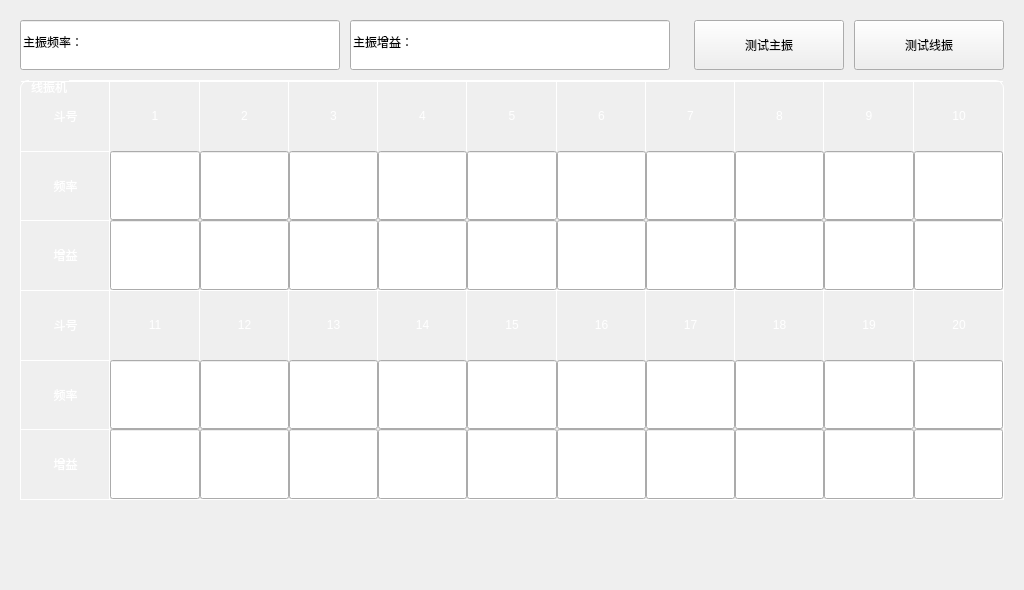
<?xml version="1.0" encoding="UTF-8"?>
<ui version="4.0">
 <class>FormMenuHSetPL</class>
 <widget class="QWidget" name="FormMenuHSetPL">
  <property name="geometry">
   <rect>
    <x>0</x>
    <y>0</y>
    <width>1024</width>
    <height>590</height>
   </rect>
  </property>
  <property name="windowTitle">
   <string>FormMenuHSetPL</string>
  </property>
  <widget class="QImageLineEdit" name="zz_pl">
   <property name="geometry">
    <rect>
     <x>20</x>
     <y>20</y>
     <width>320</width>
     <height>50</height>
    </rect>
   </property>
   <property name="whatsThis">
    <string>主振频率：?</string>
   </property>
   <property name="text">
    <string>主振频率：</string>
   </property>
  </widget>
  <widget class="QGroupBox" name="groupBox">
   <property name="geometry">
    <rect>
     <x>20</x>
     <y>80</y>
     <width>984</width>
     <height>420</height>
    </rect>
   </property>
   <property name="styleSheet">
    <string notr="true">QGroupBox {
color: white;
border: 1px solid white;
border-top-left-radius:8px;
border-top-right-radius:8px;
margin-top: 0.5em;
padding-top: 0.6em;
}
QGroupBox::title {
subcontrol-origin: margin;
left: 9px;
}</string>
   </property>
   <property name="title">
    <string>线振机</string>
   </property>
   <layout class="QVBoxLayout" name="verticalLayout">
    <property name="spacing">
     <number>0</number>
    </property>
    <property name="leftMargin">
     <number>0</number>
    </property>
    <property name="topMargin">
     <number>0</number>
    </property>
    <property name="rightMargin">
     <number>0</number>
    </property>
    <property name="bottomMargin">
     <number>0</number>
    </property>
    <item>
     <widget class="QWidget" name="widget" native="true">
      <property name="styleSheet">
       <string notr="true">QLabel, QPushButton {
border-top: 1px solid white;
border-right: 1px solid white;
color: white;
}</string>
      </property>
      <layout class="QGridLayout" name="gridLayout">
       <property name="leftMargin">
        <number>0</number>
       </property>
       <property name="topMargin">
        <number>0</number>
       </property>
       <property name="rightMargin">
        <number>0</number>
       </property>
       <property name="bottomMargin">
        <number>0</number>
       </property>
       <property name="spacing">
        <number>0</number>
       </property>
       <item row="4" column="10">
        <widget class="QLineEdit" name="xz_pl_20">
         <property name="sizePolicy">
          <sizepolicy hsizetype="Ignored" vsizetype="Preferred">
           <horstretch>0</horstretch>
           <verstretch>0</verstretch>
          </sizepolicy>
         </property>
         <property name="alignment">
          <set>Qt::AlignCenter</set>
         </property>
        </widget>
       </item>
       <item row="4" column="3">
        <widget class="QLineEdit" name="xz_pl_13">
         <property name="sizePolicy">
          <sizepolicy hsizetype="Ignored" vsizetype="Preferred">
           <horstretch>0</horstretch>
           <verstretch>0</verstretch>
          </sizepolicy>
         </property>
         <property name="alignment">
          <set>Qt::AlignCenter</set>
         </property>
        </widget>
       </item>
       <item row="1" column="5">
        <widget class="QLineEdit" name="xz_pl_5">
         <property name="sizePolicy">
          <sizepolicy hsizetype="Ignored" vsizetype="Preferred">
           <horstretch>0</horstretch>
           <verstretch>0</verstretch>
          </sizepolicy>
         </property>
         <property name="alignment">
          <set>Qt::AlignCenter</set>
         </property>
        </widget>
       </item>
       <item row="1" column="2">
        <widget class="QLineEdit" name="xz_pl_2">
         <property name="sizePolicy">
          <sizepolicy hsizetype="Ignored" vsizetype="Preferred">
           <horstretch>0</horstretch>
           <verstretch>0</verstretch>
          </sizepolicy>
         </property>
         <property name="alignment">
          <set>Qt::AlignCenter</set>
         </property>
        </widget>
       </item>
       <item row="4" column="1">
        <widget class="QLineEdit" name="xz_pl_11">
         <property name="sizePolicy">
          <sizepolicy hsizetype="Ignored" vsizetype="Preferred">
           <horstretch>0</horstretch>
           <verstretch>0</verstretch>
          </sizepolicy>
         </property>
         <property name="alignment">
          <set>Qt::AlignCenter</set>
         </property>
        </widget>
       </item>
       <item row="4" column="5">
        <widget class="QLineEdit" name="xz_pl_15">
         <property name="sizePolicy">
          <sizepolicy hsizetype="Ignored" vsizetype="Preferred">
           <horstretch>0</horstretch>
           <verstretch>0</verstretch>
          </sizepolicy>
         </property>
         <property name="alignment">
          <set>Qt::AlignCenter</set>
         </property>
        </widget>
       </item>
       <item row="1" column="7">
        <widget class="QLineEdit" name="xz_pl_7">
         <property name="sizePolicy">
          <sizepolicy hsizetype="Ignored" vsizetype="Preferred">
           <horstretch>0</horstretch>
           <verstretch>0</verstretch>
          </sizepolicy>
         </property>
         <property name="alignment">
          <set>Qt::AlignCenter</set>
         </property>
        </widget>
       </item>
       <item row="4" column="7">
        <widget class="QLineEdit" name="xz_pl_17">
         <property name="sizePolicy">
          <sizepolicy hsizetype="Ignored" vsizetype="Preferred">
           <horstretch>0</horstretch>
           <verstretch>0</verstretch>
          </sizepolicy>
         </property>
         <property name="alignment">
          <set>Qt::AlignCenter</set>
         </property>
        </widget>
       </item>
       <item row="4" column="9">
        <widget class="QLineEdit" name="xz_pl_19">
         <property name="sizePolicy">
          <sizepolicy hsizetype="Ignored" vsizetype="Preferred">
           <horstretch>0</horstretch>
           <verstretch>0</verstretch>
          </sizepolicy>
         </property>
         <property name="alignment">
          <set>Qt::AlignCenter</set>
         </property>
        </widget>
       </item>
       <item row="1" column="8">
        <widget class="QLineEdit" name="xz_pl_8">
         <property name="sizePolicy">
          <sizepolicy hsizetype="Ignored" vsizetype="Preferred">
           <horstretch>0</horstretch>
           <verstretch>0</verstretch>
          </sizepolicy>
         </property>
         <property name="alignment">
          <set>Qt::AlignCenter</set>
         </property>
        </widget>
       </item>
       <item row="1" column="4">
        <widget class="QLineEdit" name="xz_pl_4">
         <property name="sizePolicy">
          <sizepolicy hsizetype="Ignored" vsizetype="Preferred">
           <horstretch>0</horstretch>
           <verstretch>0</verstretch>
          </sizepolicy>
         </property>
         <property name="alignment">
          <set>Qt::AlignCenter</set>
         </property>
        </widget>
       </item>
       <item row="1" column="10">
        <widget class="QLineEdit" name="xz_pl_10">
         <property name="sizePolicy">
          <sizepolicy hsizetype="Ignored" vsizetype="Preferred">
           <horstretch>0</horstretch>
           <verstretch>0</verstretch>
          </sizepolicy>
         </property>
         <property name="alignment">
          <set>Qt::AlignCenter</set>
         </property>
        </widget>
       </item>
       <item row="1" column="6">
        <widget class="QLineEdit" name="xz_pl_6">
         <property name="sizePolicy">
          <sizepolicy hsizetype="Ignored" vsizetype="Preferred">
           <horstretch>0</horstretch>
           <verstretch>0</verstretch>
          </sizepolicy>
         </property>
         <property name="alignment">
          <set>Qt::AlignCenter</set>
         </property>
        </widget>
       </item>
       <item row="4" column="4">
        <widget class="QLineEdit" name="xz_pl_14">
         <property name="sizePolicy">
          <sizepolicy hsizetype="Ignored" vsizetype="Preferred">
           <horstretch>0</horstretch>
           <verstretch>0</verstretch>
          </sizepolicy>
         </property>
         <property name="alignment">
          <set>Qt::AlignCenter</set>
         </property>
        </widget>
       </item>
       <item row="1" column="9">
        <widget class="QLineEdit" name="xz_pl_9">
         <property name="sizePolicy">
          <sizepolicy hsizetype="Ignored" vsizetype="Preferred">
           <horstretch>0</horstretch>
           <verstretch>0</verstretch>
          </sizepolicy>
         </property>
         <property name="alignment">
          <set>Qt::AlignCenter</set>
         </property>
        </widget>
       </item>
       <item row="4" column="8">
        <widget class="QLineEdit" name="xz_pl_18">
         <property name="sizePolicy">
          <sizepolicy hsizetype="Ignored" vsizetype="Preferred">
           <horstretch>0</horstretch>
           <verstretch>0</verstretch>
          </sizepolicy>
         </property>
         <property name="alignment">
          <set>Qt::AlignCenter</set>
         </property>
        </widget>
       </item>
       <item row="4" column="6">
        <widget class="QLineEdit" name="xz_pl_16">
         <property name="sizePolicy">
          <sizepolicy hsizetype="Ignored" vsizetype="Preferred">
           <horstretch>0</horstretch>
           <verstretch>0</verstretch>
          </sizepolicy>
         </property>
         <property name="alignment">
          <set>Qt::AlignCenter</set>
         </property>
        </widget>
       </item>
       <item row="1" column="1">
        <widget class="QLineEdit" name="xz_pl_1">
         <property name="sizePolicy">
          <sizepolicy hsizetype="Ignored" vsizetype="Preferred">
           <horstretch>0</horstretch>
           <verstretch>0</verstretch>
          </sizepolicy>
         </property>
         <property name="alignment">
          <set>Qt::AlignCenter</set>
         </property>
        </widget>
       </item>
       <item row="4" column="2">
        <widget class="QLineEdit" name="xz_pl_12">
         <property name="sizePolicy">
          <sizepolicy hsizetype="Ignored" vsizetype="Preferred">
           <horstretch>0</horstretch>
           <verstretch>0</verstretch>
          </sizepolicy>
         </property>
         <property name="alignment">
          <set>Qt::AlignCenter</set>
         </property>
        </widget>
       </item>
       <item row="1" column="3">
        <widget class="QLineEdit" name="xz_pl_3">
         <property name="sizePolicy">
          <sizepolicy hsizetype="Ignored" vsizetype="Preferred">
           <horstretch>0</horstretch>
           <verstretch>0</verstretch>
          </sizepolicy>
         </property>
         <property name="alignment">
          <set>Qt::AlignCenter</set>
         </property>
        </widget>
       </item>
       <item row="2" column="1">
        <widget class="QLineEdit" name="xz_zy_1">
         <property name="sizePolicy">
          <sizepolicy hsizetype="Ignored" vsizetype="Preferred">
           <horstretch>0</horstretch>
           <verstretch>0</verstretch>
          </sizepolicy>
         </property>
         <property name="alignment">
          <set>Qt::AlignCenter</set>
         </property>
        </widget>
       </item>
       <item row="2" column="2">
        <widget class="QLineEdit" name="xz_zy_2">
         <property name="sizePolicy">
          <sizepolicy hsizetype="Ignored" vsizetype="Preferred">
           <horstretch>0</horstretch>
           <verstretch>0</verstretch>
          </sizepolicy>
         </property>
         <property name="alignment">
          <set>Qt::AlignCenter</set>
         </property>
        </widget>
       </item>
       <item row="2" column="3">
        <widget class="QLineEdit" name="xz_zy_3">
         <property name="sizePolicy">
          <sizepolicy hsizetype="Ignored" vsizetype="Preferred">
           <horstretch>0</horstretch>
           <verstretch>0</verstretch>
          </sizepolicy>
         </property>
         <property name="alignment">
          <set>Qt::AlignCenter</set>
         </property>
        </widget>
       </item>
       <item row="2" column="4">
        <widget class="QLineEdit" name="xz_zy_4">
         <property name="sizePolicy">
          <sizepolicy hsizetype="Ignored" vsizetype="Preferred">
           <horstretch>0</horstretch>
           <verstretch>0</verstretch>
          </sizepolicy>
         </property>
         <property name="alignment">
          <set>Qt::AlignCenter</set>
         </property>
        </widget>
       </item>
       <item row="2" column="5">
        <widget class="QLineEdit" name="xz_zy_5">
         <property name="sizePolicy">
          <sizepolicy hsizetype="Ignored" vsizetype="Preferred">
           <horstretch>0</horstretch>
           <verstretch>0</verstretch>
          </sizepolicy>
         </property>
         <property name="alignment">
          <set>Qt::AlignCenter</set>
         </property>
        </widget>
       </item>
       <item row="2" column="6">
        <widget class="QLineEdit" name="xz_zy_6">
         <property name="sizePolicy">
          <sizepolicy hsizetype="Ignored" vsizetype="Preferred">
           <horstretch>0</horstretch>
           <verstretch>0</verstretch>
          </sizepolicy>
         </property>
         <property name="alignment">
          <set>Qt::AlignCenter</set>
         </property>
        </widget>
       </item>
       <item row="2" column="7">
        <widget class="QLineEdit" name="xz_zy_7">
         <property name="sizePolicy">
          <sizepolicy hsizetype="Ignored" vsizetype="Preferred">
           <horstretch>0</horstretch>
           <verstretch>0</verstretch>
          </sizepolicy>
         </property>
         <property name="alignment">
          <set>Qt::AlignCenter</set>
         </property>
        </widget>
       </item>
       <item row="2" column="8">
        <widget class="QLineEdit" name="xz_zy_8">
         <property name="sizePolicy">
          <sizepolicy hsizetype="Ignored" vsizetype="Preferred">
           <horstretch>0</horstretch>
           <verstretch>0</verstretch>
          </sizepolicy>
         </property>
         <property name="alignment">
          <set>Qt::AlignCenter</set>
         </property>
        </widget>
       </item>
       <item row="2" column="9">
        <widget class="QLineEdit" name="xz_zy_9">
         <property name="sizePolicy">
          <sizepolicy hsizetype="Ignored" vsizetype="Preferred">
           <horstretch>0</horstretch>
           <verstretch>0</verstretch>
          </sizepolicy>
         </property>
         <property name="alignment">
          <set>Qt::AlignCenter</set>
         </property>
        </widget>
       </item>
       <item row="2" column="10">
        <widget class="QLineEdit" name="xz_zy_10">
         <property name="sizePolicy">
          <sizepolicy hsizetype="Ignored" vsizetype="Preferred">
           <horstretch>0</horstretch>
           <verstretch>0</verstretch>
          </sizepolicy>
         </property>
         <property name="alignment">
          <set>Qt::AlignCenter</set>
         </property>
        </widget>
       </item>
       <item row="5" column="1">
        <widget class="QLineEdit" name="xz_zy_11">
         <property name="sizePolicy">
          <sizepolicy hsizetype="Ignored" vsizetype="Preferred">
           <horstretch>0</horstretch>
           <verstretch>0</verstretch>
          </sizepolicy>
         </property>
         <property name="alignment">
          <set>Qt::AlignCenter</set>
         </property>
        </widget>
       </item>
       <item row="5" column="2">
        <widget class="QLineEdit" name="xz_zy_12">
         <property name="sizePolicy">
          <sizepolicy hsizetype="Ignored" vsizetype="Preferred">
           <horstretch>0</horstretch>
           <verstretch>0</verstretch>
          </sizepolicy>
         </property>
         <property name="alignment">
          <set>Qt::AlignCenter</set>
         </property>
        </widget>
       </item>
       <item row="5" column="3">
        <widget class="QLineEdit" name="xz_zy_13">
         <property name="sizePolicy">
          <sizepolicy hsizetype="Ignored" vsizetype="Preferred">
           <horstretch>0</horstretch>
           <verstretch>0</verstretch>
          </sizepolicy>
         </property>
         <property name="alignment">
          <set>Qt::AlignCenter</set>
         </property>
        </widget>
       </item>
       <item row="5" column="4">
        <widget class="QLineEdit" name="xz_zy_14">
         <property name="sizePolicy">
          <sizepolicy hsizetype="Ignored" vsizetype="Preferred">
           <horstretch>0</horstretch>
           <verstretch>0</verstretch>
          </sizepolicy>
         </property>
         <property name="alignment">
          <set>Qt::AlignCenter</set>
         </property>
        </widget>
       </item>
       <item row="5" column="5">
        <widget class="QLineEdit" name="xz_zy_15">
         <property name="sizePolicy">
          <sizepolicy hsizetype="Ignored" vsizetype="Preferred">
           <horstretch>0</horstretch>
           <verstretch>0</verstretch>
          </sizepolicy>
         </property>
         <property name="alignment">
          <set>Qt::AlignCenter</set>
         </property>
        </widget>
       </item>
       <item row="5" column="6">
        <widget class="QLineEdit" name="xz_zy_16">
         <property name="sizePolicy">
          <sizepolicy hsizetype="Ignored" vsizetype="Preferred">
           <horstretch>0</horstretch>
           <verstretch>0</verstretch>
          </sizepolicy>
         </property>
         <property name="alignment">
          <set>Qt::AlignCenter</set>
         </property>
        </widget>
       </item>
       <item row="5" column="7">
        <widget class="QLineEdit" name="xz_zy_17">
         <property name="sizePolicy">
          <sizepolicy hsizetype="Ignored" vsizetype="Preferred">
           <horstretch>0</horstretch>
           <verstretch>0</verstretch>
          </sizepolicy>
         </property>
         <property name="alignment">
          <set>Qt::AlignCenter</set>
         </property>
        </widget>
       </item>
       <item row="5" column="8">
        <widget class="QLineEdit" name="xz_zy_18">
         <property name="sizePolicy">
          <sizepolicy hsizetype="Ignored" vsizetype="Preferred">
           <horstretch>0</horstretch>
           <verstretch>0</verstretch>
          </sizepolicy>
         </property>
         <property name="alignment">
          <set>Qt::AlignCenter</set>
         </property>
        </widget>
       </item>
       <item row="5" column="9">
        <widget class="QLineEdit" name="xz_zy_19">
         <property name="sizePolicy">
          <sizepolicy hsizetype="Ignored" vsizetype="Preferred">
           <horstretch>0</horstretch>
           <verstretch>0</verstretch>
          </sizepolicy>
         </property>
         <property name="alignment">
          <set>Qt::AlignCenter</set>
         </property>
        </widget>
       </item>
       <item row="5" column="10">
        <widget class="QLineEdit" name="xz_zy_20">
         <property name="sizePolicy">
          <sizepolicy hsizetype="Ignored" vsizetype="Preferred">
           <horstretch>0</horstretch>
           <verstretch>0</verstretch>
          </sizepolicy>
         </property>
         <property name="alignment">
          <set>Qt::AlignCenter</set>
         </property>
        </widget>
       </item>
       <item row="0" column="1">
        <widget class="QPushButton" name="dn_1">
         <property name="sizePolicy">
          <sizepolicy hsizetype="Preferred" vsizetype="Preferred">
           <horstretch>0</horstretch>
           <verstretch>0</verstretch>
          </sizepolicy>
         </property>
         <property name="text">
          <string>1</string>
         </property>
         <property name="checkable">
          <bool>true</bool>
         </property>
        </widget>
       </item>
       <item row="0" column="2">
        <widget class="QPushButton" name="dn_2">
         <property name="sizePolicy">
          <sizepolicy hsizetype="Preferred" vsizetype="Preferred">
           <horstretch>0</horstretch>
           <verstretch>0</verstretch>
          </sizepolicy>
         </property>
         <property name="text">
          <string>2</string>
         </property>
         <property name="checkable">
          <bool>true</bool>
         </property>
        </widget>
       </item>
       <item row="0" column="3">
        <widget class="QPushButton" name="dn_3">
         <property name="sizePolicy">
          <sizepolicy hsizetype="Preferred" vsizetype="Preferred">
           <horstretch>0</horstretch>
           <verstretch>0</verstretch>
          </sizepolicy>
         </property>
         <property name="text">
          <string>3</string>
         </property>
         <property name="checkable">
          <bool>true</bool>
         </property>
        </widget>
       </item>
       <item row="0" column="4">
        <widget class="QPushButton" name="dn_4">
         <property name="sizePolicy">
          <sizepolicy hsizetype="Preferred" vsizetype="Preferred">
           <horstretch>0</horstretch>
           <verstretch>0</verstretch>
          </sizepolicy>
         </property>
         <property name="text">
          <string>4</string>
         </property>
         <property name="checkable">
          <bool>true</bool>
         </property>
        </widget>
       </item>
       <item row="0" column="5">
        <widget class="QPushButton" name="dn_5">
         <property name="sizePolicy">
          <sizepolicy hsizetype="Preferred" vsizetype="Preferred">
           <horstretch>0</horstretch>
           <verstretch>0</verstretch>
          </sizepolicy>
         </property>
         <property name="text">
          <string>5</string>
         </property>
         <property name="checkable">
          <bool>true</bool>
         </property>
        </widget>
       </item>
       <item row="0" column="6">
        <widget class="QPushButton" name="dn_6">
         <property name="sizePolicy">
          <sizepolicy hsizetype="Preferred" vsizetype="Preferred">
           <horstretch>0</horstretch>
           <verstretch>0</verstretch>
          </sizepolicy>
         </property>
         <property name="text">
          <string>6</string>
         </property>
         <property name="checkable">
          <bool>true</bool>
         </property>
        </widget>
       </item>
       <item row="0" column="7">
        <widget class="QPushButton" name="dn_7">
         <property name="sizePolicy">
          <sizepolicy hsizetype="Preferred" vsizetype="Preferred">
           <horstretch>0</horstretch>
           <verstretch>0</verstretch>
          </sizepolicy>
         </property>
         <property name="text">
          <string>7</string>
         </property>
         <property name="checkable">
          <bool>true</bool>
         </property>
        </widget>
       </item>
       <item row="0" column="8">
        <widget class="QPushButton" name="dn_8">
         <property name="sizePolicy">
          <sizepolicy hsizetype="Preferred" vsizetype="Preferred">
           <horstretch>0</horstretch>
           <verstretch>0</verstretch>
          </sizepolicy>
         </property>
         <property name="text">
          <string>8</string>
         </property>
         <property name="checkable">
          <bool>true</bool>
         </property>
        </widget>
       </item>
       <item row="0" column="9">
        <widget class="QPushButton" name="dn_9">
         <property name="sizePolicy">
          <sizepolicy hsizetype="Preferred" vsizetype="Preferred">
           <horstretch>0</horstretch>
           <verstretch>0</verstretch>
          </sizepolicy>
         </property>
         <property name="text">
          <string>9</string>
         </property>
         <property name="checkable">
          <bool>true</bool>
         </property>
        </widget>
       </item>
       <item row="0" column="10">
        <widget class="QPushButton" name="dn_10">
         <property name="sizePolicy">
          <sizepolicy hsizetype="Preferred" vsizetype="Preferred">
           <horstretch>0</horstretch>
           <verstretch>0</verstretch>
          </sizepolicy>
         </property>
         <property name="styleSheet">
          <string notr="true">border-right: 0px;</string>
         </property>
         <property name="text">
          <string>10</string>
         </property>
         <property name="checkable">
          <bool>true</bool>
         </property>
        </widget>
       </item>
       <item row="3" column="1">
        <widget class="QPushButton" name="dn_11">
         <property name="sizePolicy">
          <sizepolicy hsizetype="Preferred" vsizetype="Preferred">
           <horstretch>0</horstretch>
           <verstretch>0</verstretch>
          </sizepolicy>
         </property>
         <property name="text">
          <string>11</string>
         </property>
         <property name="checkable">
          <bool>true</bool>
         </property>
        </widget>
       </item>
       <item row="3" column="2">
        <widget class="QPushButton" name="dn_12">
         <property name="sizePolicy">
          <sizepolicy hsizetype="Preferred" vsizetype="Preferred">
           <horstretch>0</horstretch>
           <verstretch>0</verstretch>
          </sizepolicy>
         </property>
         <property name="text">
          <string>12</string>
         </property>
         <property name="checkable">
          <bool>true</bool>
         </property>
        </widget>
       </item>
       <item row="3" column="3">
        <widget class="QPushButton" name="dn_13">
         <property name="sizePolicy">
          <sizepolicy hsizetype="Preferred" vsizetype="Preferred">
           <horstretch>0</horstretch>
           <verstretch>0</verstretch>
          </sizepolicy>
         </property>
         <property name="text">
          <string>13</string>
         </property>
         <property name="checkable">
          <bool>true</bool>
         </property>
        </widget>
       </item>
       <item row="3" column="4">
        <widget class="QPushButton" name="dn_14">
         <property name="sizePolicy">
          <sizepolicy hsizetype="Preferred" vsizetype="Preferred">
           <horstretch>0</horstretch>
           <verstretch>0</verstretch>
          </sizepolicy>
         </property>
         <property name="text">
          <string>14</string>
         </property>
         <property name="checkable">
          <bool>true</bool>
         </property>
        </widget>
       </item>
       <item row="3" column="5">
        <widget class="QPushButton" name="dn_15">
         <property name="sizePolicy">
          <sizepolicy hsizetype="Preferred" vsizetype="Preferred">
           <horstretch>0</horstretch>
           <verstretch>0</verstretch>
          </sizepolicy>
         </property>
         <property name="text">
          <string>15</string>
         </property>
         <property name="checkable">
          <bool>true</bool>
         </property>
        </widget>
       </item>
       <item row="3" column="6">
        <widget class="QPushButton" name="dn_16">
         <property name="sizePolicy">
          <sizepolicy hsizetype="Preferred" vsizetype="Preferred">
           <horstretch>0</horstretch>
           <verstretch>0</verstretch>
          </sizepolicy>
         </property>
         <property name="text">
          <string>16</string>
         </property>
         <property name="checkable">
          <bool>true</bool>
         </property>
        </widget>
       </item>
       <item row="3" column="7">
        <widget class="QPushButton" name="dn_17">
         <property name="sizePolicy">
          <sizepolicy hsizetype="Preferred" vsizetype="Preferred">
           <horstretch>0</horstretch>
           <verstretch>0</verstretch>
          </sizepolicy>
         </property>
         <property name="text">
          <string>17</string>
         </property>
         <property name="checkable">
          <bool>true</bool>
         </property>
        </widget>
       </item>
       <item row="3" column="8">
        <widget class="QPushButton" name="dn_18">
         <property name="sizePolicy">
          <sizepolicy hsizetype="Preferred" vsizetype="Preferred">
           <horstretch>0</horstretch>
           <verstretch>0</verstretch>
          </sizepolicy>
         </property>
         <property name="text">
          <string>18</string>
         </property>
         <property name="checkable">
          <bool>true</bool>
         </property>
        </widget>
       </item>
       <item row="3" column="9">
        <widget class="QPushButton" name="dn_19">
         <property name="sizePolicy">
          <sizepolicy hsizetype="Preferred" vsizetype="Preferred">
           <horstretch>0</horstretch>
           <verstretch>0</verstretch>
          </sizepolicy>
         </property>
         <property name="text">
          <string>19</string>
         </property>
         <property name="checkable">
          <bool>true</bool>
         </property>
        </widget>
       </item>
       <item row="3" column="10">
        <widget class="QPushButton" name="dn_20">
         <property name="sizePolicy">
          <sizepolicy hsizetype="Preferred" vsizetype="Preferred">
           <horstretch>0</horstretch>
           <verstretch>0</verstretch>
          </sizepolicy>
         </property>
         <property name="styleSheet">
          <string notr="true">border-right: 0px;</string>
         </property>
         <property name="text">
          <string>20</string>
         </property>
         <property name="checkable">
          <bool>true</bool>
         </property>
        </widget>
       </item>
       <item row="0" column="0">
        <widget class="QPushButton" name="lab_1">
         <property name="sizePolicy">
          <sizepolicy hsizetype="Preferred" vsizetype="Preferred">
           <horstretch>0</horstretch>
           <verstretch>0</verstretch>
          </sizepolicy>
         </property>
         <property name="text">
          <string>斗号</string>
         </property>
        </widget>
       </item>
       <item row="1" column="0">
        <widget class="QPushButton" name="lab_2">
         <property name="sizePolicy">
          <sizepolicy hsizetype="Preferred" vsizetype="Preferred">
           <horstretch>0</horstretch>
           <verstretch>0</verstretch>
          </sizepolicy>
         </property>
         <property name="text">
          <string>频率</string>
         </property>
        </widget>
       </item>
       <item row="2" column="0">
        <widget class="QPushButton" name="lab_3">
         <property name="sizePolicy">
          <sizepolicy hsizetype="Preferred" vsizetype="Preferred">
           <horstretch>0</horstretch>
           <verstretch>0</verstretch>
          </sizepolicy>
         </property>
         <property name="text">
          <string>增益</string>
         </property>
        </widget>
       </item>
       <item row="3" column="0">
        <widget class="QPushButton" name="lab_4">
         <property name="sizePolicy">
          <sizepolicy hsizetype="Preferred" vsizetype="Preferred">
           <horstretch>0</horstretch>
           <verstretch>0</verstretch>
          </sizepolicy>
         </property>
         <property name="text">
          <string>斗号</string>
         </property>
        </widget>
       </item>
       <item row="4" column="0">
        <widget class="QPushButton" name="lab_5">
         <property name="sizePolicy">
          <sizepolicy hsizetype="Preferred" vsizetype="Preferred">
           <horstretch>0</horstretch>
           <verstretch>0</verstretch>
          </sizepolicy>
         </property>
         <property name="text">
          <string>频率</string>
         </property>
        </widget>
       </item>
       <item row="5" column="0">
        <widget class="QPushButton" name="lab_6">
         <property name="sizePolicy">
          <sizepolicy hsizetype="Preferred" vsizetype="Preferred">
           <horstretch>0</horstretch>
           <verstretch>0</verstretch>
          </sizepolicy>
         </property>
         <property name="text">
          <string>增益</string>
         </property>
        </widget>
       </item>
      </layout>
     </widget>
    </item>
   </layout>
  </widget>
  <widget class="QPushButton" name="btn_test_x">
   <property name="geometry">
    <rect>
     <x>854</x>
     <y>20</y>
     <width>150</width>
     <height>50</height>
    </rect>
   </property>
   <property name="sizePolicy">
    <sizepolicy hsizetype="Minimum" vsizetype="Minimum">
     <horstretch>0</horstretch>
     <verstretch>0</verstretch>
    </sizepolicy>
   </property>
   <property name="text">
    <string>测试线振</string>
   </property>
  </widget>
  <widget class="QImageLineEdit" name="zz_zy">
   <property name="geometry">
    <rect>
     <x>350</x>
     <y>20</y>
     <width>320</width>
     <height>50</height>
    </rect>
   </property>
   <property name="whatsThis">
    <string>主振增益：?</string>
   </property>
   <property name="text">
    <string>主振增益：</string>
   </property>
  </widget>
  <widget class="QPushButton" name="btn_test_z">
   <property name="geometry">
    <rect>
     <x>694</x>
     <y>20</y>
     <width>150</width>
     <height>50</height>
    </rect>
   </property>
   <property name="sizePolicy">
    <sizepolicy hsizetype="Minimum" vsizetype="Minimum">
     <horstretch>0</horstretch>
     <verstretch>0</verstretch>
    </sizepolicy>
   </property>
   <property name="text">
    <string>测试主振</string>
   </property>
  </widget>
 </widget>
 <customwidgets>
  <customwidget>
   <class>QImageLineEdit</class>
   <extends>QLineEdit</extends>
   <header>MWidget.h</header>
  </customwidget>
 </customwidgets>
 <resources/>
 <connections/>
</ui>
